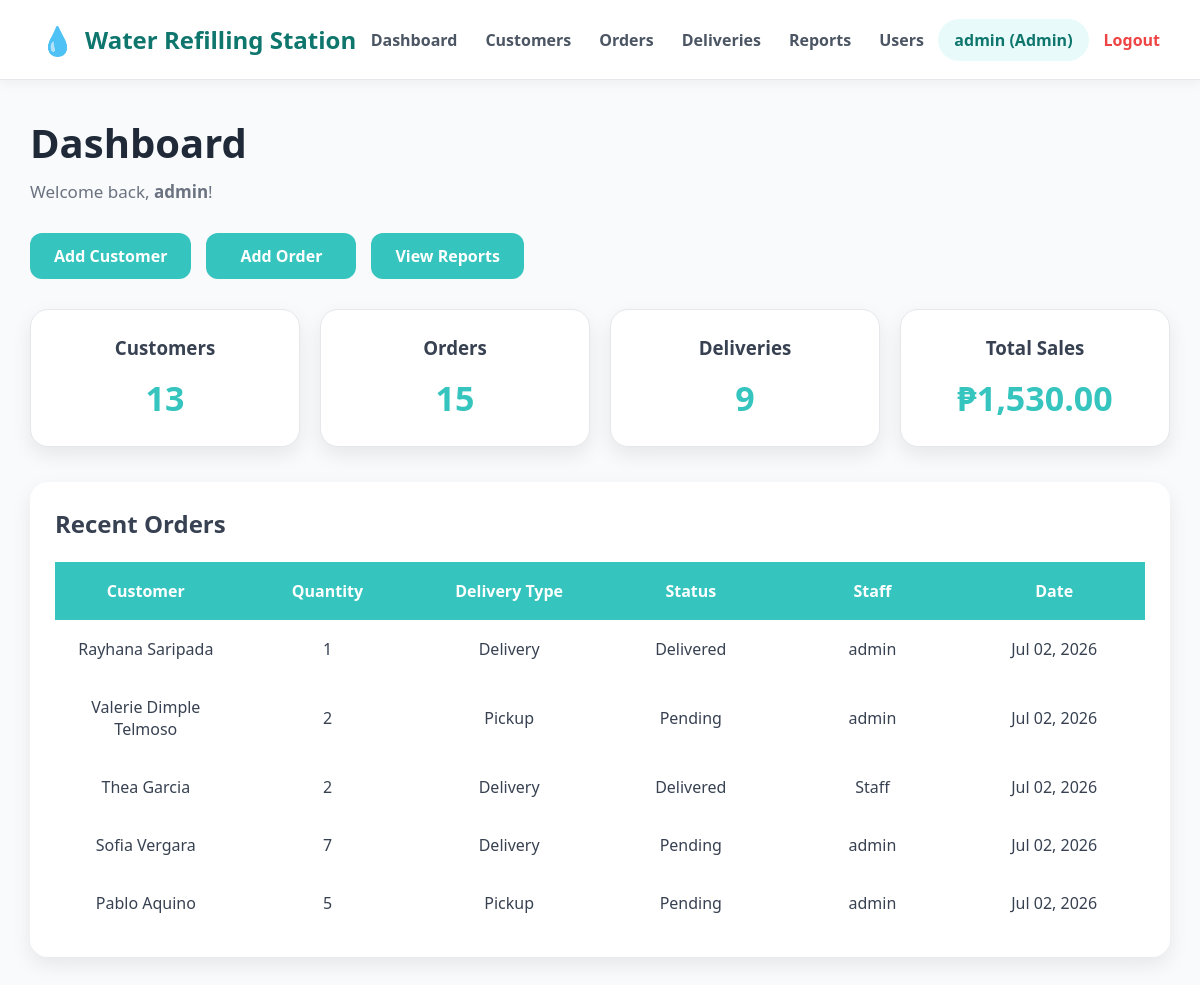
/index.php (signed in), run on the app's committed database.
### tables this page shows
CREATE TABLE `orders` (
  `orderID` int(11) NOT NULL,
  `customerID` int(11) DEFAULT NULL,
  `added_by` int(11) DEFAULT NULL,
  `quantity` int(11) DEFAULT NULL,
  `pricePerGallon` decimal(10,2) DEFAULT NULL,
  `totalPrice` decimal(10,2) DEFAULT NULL,
  `deliveryType` enum('Pickup','Delivery') DEFAULT NULL,
  `orderStatus` enum('Pending','Preparing','Delivered','Completed') DEFAULT 'Pending',
  `created_at` timestamp NOT NULL DEFAULT current_timestamp()
);

CREATE TABLE `customers` (
  `customerID` int(11) NOT NULL,
  `customerName` varchar(50) DEFAULT NULL,
  `contactNumber` varchar(20) DEFAULT NULL,
  `address` text DEFAULT NULL,
  `created_at` timestamp NOT NULL DEFAULT current_timestamp()
);

CREATE TABLE `users` (
  `userID` int(11) NOT NULL,
  `username` varchar(50) DEFAULT NULL,
  `email` varchar(50) DEFAULT NULL,
  `password_hash` varchar(255) NOT NULL,
  `role` enum('admin','staff') DEFAULT 'staff',
  `created_at` timestamp NOT NULL DEFAULT current_timestamp()
);

### auth.php (called while the page is built, shortened)
<?php
function isAdmin() {
    return isset($_SESSION['role']) &&
           $_SESSION['role'] === 'admin';
}
function getUsername() {
    return $_SESSION['username'] ?? '';
}
?>

### index.php (the view, shortened to what this page needs)
<?php
require_once 'auth.php';
require_once 'config.php';
$totalCustomers = $conn->query("
    SELECT COUNT(*) AS total
    FROM customers
")->fetch_assoc()['total'];
$totalOrders = $conn->query("
    SELECT COUNT(*) AS total
    FROM orders
")->fetch_assoc()['total'];
$totalDeliveries = $conn->query("
    SELECT COUNT(*) AS total
    FROM orders
    WHERE deliveryType = 'Delivery'
")->fetch_assoc()['total'];
$sales = $conn->query("
    SELECT SUM(totalPrice) AS total
    FROM orders
")->fetch_assoc();
$totalSales = $sales['total'] ?? 0;
$recentOrders = $conn->query("
SELECT
    c.customerName,
    o.quantity,
    o.deliveryType,
    o.orderStatus,
    u.username,
    o.created_at
FROM orders o
INNER JOIN customers c
ON o.customerID = c.customerID
INNER JOIN users u
ON o.added_by = u.userID
ORDER BY o.orderID DESC
LIMIT 5
");
?>
<!DOCTYPE html>
<html>
<head>
    <link rel="stylesheet" href="style.css">
</head>
<body>
    <?php include 'navbar.php'; ?>
    <div class="container">
        <div class="dashboardHeader">
            <h1 class="dashboardTitle">Dashboard</h1>
            <p class="dashboardSubtitle">Welcome back,
                <strong><?= htmlspecialchars(getUsername()) ?></strong>!
            </p>
        </div>
        <div class="dashboardButtons">
            <a href="addCustomer.php" class="addButton">Add Customer</a>
            <a href="addOrder.php" class="addButton">Add Order</a>
            <?php if (isAdmin()): ?>
                <a href="reports.php" class="addButton">View Reports</a>
            <?php endif; ?>
        </div>
        <div class="dashboardCards">
            <div class="card">
                <h3>Customers</h3>
                <p><?= $totalCustomers ?></p>
            </div>
            <div class="card">
                <h3>Orders</h3>
                <p><?= $totalOrders ?></p>
            </div>
            <div class="card">
                <h3>Deliveries</h3>
                <p><?= $totalDeliveries ?></p>
            </div>
            <div class="card">
                <h3>Total Sales</h3>
                <p>₱<?= number_format($totalSales, 2) ?></p>
            </div>
        </div>
        <div class="recentOrders">
            <h2>Recent Orders</h2>
            <br>
            <table class="dataTable">
                <thead>
                    <tr>
                        <th>Customer</th>
                        <th>Quantity</th>
                        <th>Delivery Type</th>
                        <th>Status</th>
                        <th>Staff</th>
                        <th>Date</th>
                    </tr>
                </thead>
                <tbody>
                    <?php if ($recentOrders->num_rows > 0): ?>
                        <?php while ($row = $recentOrders->fetch_assoc()): ?>
                            <tr>
                                <td>
                                    <?= htmlspecialchars($row['customerName']) ?>
                                </td>
                                <td>
                                    <?= $row['quantity'] ?>
                                </td>
                                <td>
                                    <?= htmlspecialchars($row['deliveryType']) ?>
                                </td>
                                <td>
                                    <?= htmlspecialchars($row['orderStatus']) ?>
                                </td>
                                <td>
                                    <?= htmlspecialchars($row['username']) ?>
                                </td>
                                <td>
                                    <?= date("M d, Y", strtotime($row['created_at'])) ?>
                                </td>
                            </tr>
                        <?php endwhile; ?>
                    <?php else: ?>
                        <tr>
                            <td colspan="6" class="textCenter">No recent orders yet.</td>
                        </tr>
                    <?php endif; ?>
                </tbody>
            </table>
        </div>
    </div>
</body>
</html>

### navbar.php
<?php
require_once 'auth.php';
?>
<div class="navbar">
    <div class="navLogo">
        💧 <span>Water Refilling Station</span>
    </div>
    <div class="navLinks">
        <a href="index.php">Dashboard</a>
        <a href="customers.php">Customers</a>
        <a href="orders.php">Orders</a>
        <a href="deliveries.php">Deliveries</a>
        <?php if (isAdmin()): ?>
            <a href="reports.php">Reports</a>
            <a href="users.php">Users</a>
        <?php endif; ?>
    </div>
    <div class="navUser">
        <span class="userTag">
            <?= getUsername(); ?>
            (<?= ucfirst($_SESSION['role']); ?>)
        </span>
        <a href="logout.php" class="logout">Logout</a>
    </div>
</div>

### style.css (style rules this page uses)
* { margin:0; padding:0; box-sizing:border-box; }
body { font-family:"Segoe UI", Tahoma, Geneva, Verdana, sans-serif; background:#F8FAFC; color:#374151; }
a { text-decoration:none; }
.container { width:95%; max-width:1400px; margin:35px auto; }
.navbar { height:80px; background:#FFFFFF; display:flex; justify-content:space-between; align-items:center; padding:0 40px; border-bottom:1px solid #E5E7EB; box-shadow:0 3px 12px rgba(0,0,0,.05); }
.navLogo { display:flex; align-items:center; gap:10px; font-size:28px; font-weight:bold; color:#0F766E; }
.navLogo span { font-size:24px; }
.navLinks { display:flex; gap:28px; }
.navLinks a { color:#4B5563; font-weight:600; transition:.3s; }
.navUser { display:flex; align-items:center; gap:15px; }
.userTag { background:#E8FAFA; color:#0F766E; padding:10px 16px; border-radius:25px; font-weight:600; }
.logout { color:#EF4444; font-weight:600; }
.dashboardHeader { margin-bottom:30px; }
.dashboardTitle { font-size:40px; color:#1F2937; margin-bottom:10px; }
.dashboardSubtitle { color:#6B7280; font-size:17px; }
.dashboardButtons { display:flex; gap:15px; margin:30px 0; }
.dashboardCards { display:grid; grid-template-columns:repeat(4,1fr); gap:20px; margin-bottom:35px; }
.card { background:#FFFFFF; border-radius:18px; padding:25px; text-align:center; border:1px solid #E5E7EB; box-shadow:0 8px 20px rgba(0,0,0,.08); transition:.3s; color:inherit; text-decoration:none; display:block; }
.card h3 { color:#374151; margin-bottom:15px; }
.card p { font-size:34px; font-weight:bold; color:#35C4BE; }
.recentOrders { background:#FFFFFF; border-radius:18px; padding:25px; box-shadow:0 8px 20px rgba(0,0,0,.08); }
.dataTable { width:100%; border-collapse:collapse; table-layout:fixed; }
.dataTable th { background:#35C4BE; color:#FFFFFF; padding:18px; text-align:center; font-weight:600; }
.dataTable td { padding:18px 12px; text-align:center; vertical-align:middle; }
.addButton { background:#35C4BE; color:#FFFFFF; padding:12px 24px; border:none; border-radius:12px; display:inline-flex; align-items:center; justify-content:center; gap:8px; font-weight:600; cursor:pointer; transition:0.3s; text-decoration:none; min-width:150px; }

### data on the page
orders: customerID.customerName "Rayhana Saripada", quantity "1", deliveryType "Delivery", orderStatus "Delivered", added_by.username "admin", created_at "Jul 02, 2026"
orders: customerID.customerName "Valerie Dimple Telmoso", quantity "2", deliveryType "Pickup", orderStatus "Pending", added_by.username "admin", created_at "Jul 02, 2026"
orders: customerID.customerName "Thea Garcia", quantity "2", deliveryType "Delivery", orderStatus "Delivered", added_by.username "Staff", created_at "Jul 02, 2026"
orders: customerID.customerName "Sofia Vergara", quantity "7", deliveryType "Delivery", orderStatus "Pending", added_by.username "admin", created_at "Jul 02, 2026"
orders: customerID.customerName "Pablo Aquino", quantity "5", deliveryType "Pickup", orderStatus "Pending", added_by.username "admin", created_at "Jul 02, 2026"

### other printed values
getUsername() "admin"
$_SESSION['role'] "Admin"
$totalCustomers "13"
$totalOrders "15"
$totalDeliveries "9"
$totalSales "1,530.00"
